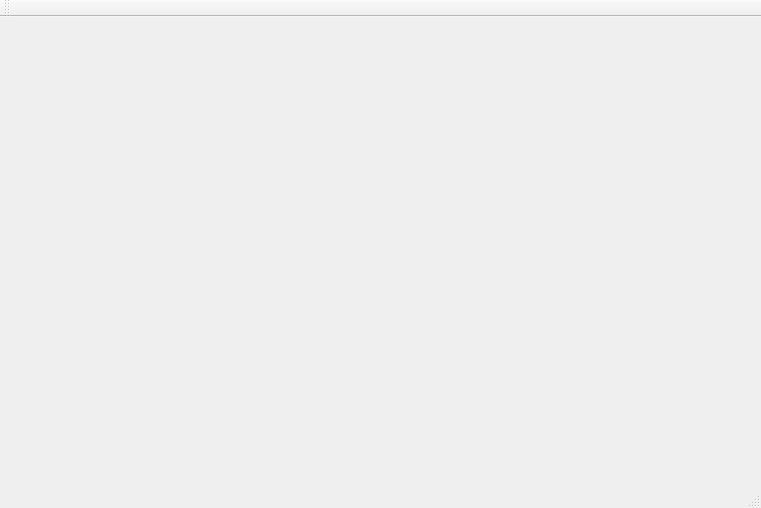
<?xml version="1.0" encoding="UTF-8"?>
<ui version="4.0">
 <class>MainWindow</class>
 <widget class="QMainWindow" name="MainWindow">
  <property name="geometry">
   <rect>
    <x>0</x>
    <y>0</y>
    <width>761</width>
    <height>508</height>
   </rect>
  </property>
  <property name="windowTitle">
   <string>MainWindow</string>
  </property>
  <widget class="QWidget" name="centralWidget"/>
  <widget class="QMenuBar" name="menuBar">
   <property name="geometry">
    <rect>
     <x>0</x>
     <y>0</y>
     <width>761</width>
     <height>22</height>
    </rect>
   </property>
  </widget>
  <widget class="QToolBar" name="mainToolBar">
   <attribute name="toolBarArea">
    <enum>TopToolBarArea</enum>
   </attribute>
   <attribute name="toolBarBreak">
    <bool>false</bool>
   </attribute>
  </widget>
  <widget class="QStatusBar" name="statusBar"/>
 </widget>
 <layoutdefault spacing="6" margin="11"/>
 <resources/>
 <connections/>
</ui>
